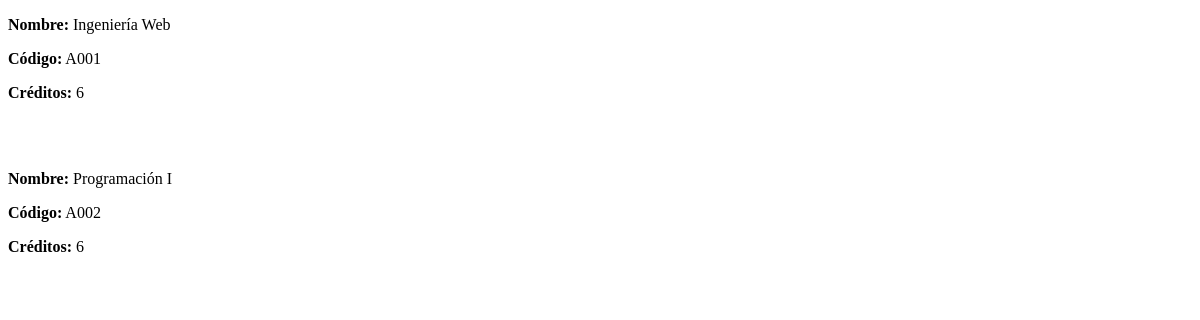
Before: /myapp/universidades/listadouniversidades/asignaturas.html with the older database file.
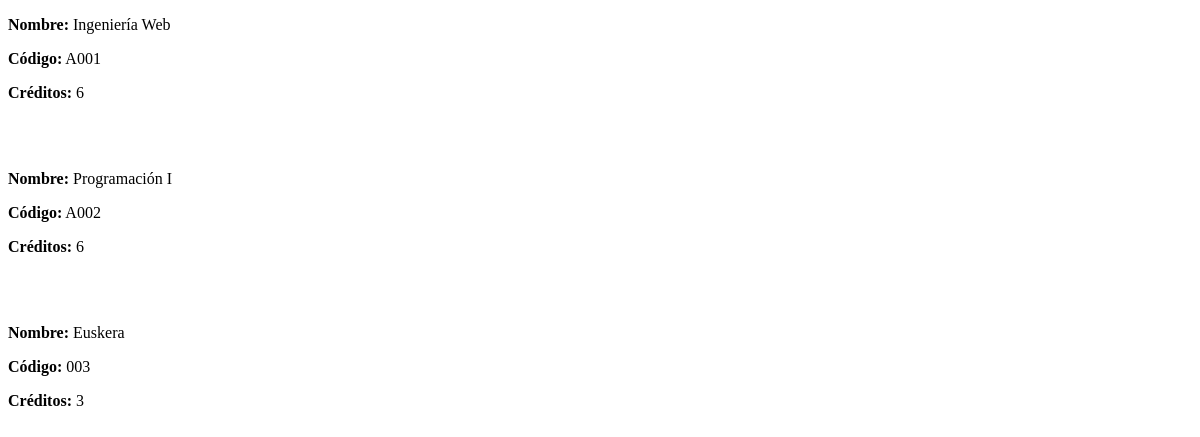
After: the same page with the newer database file.
### myapp/models.py (models this page shows)
class Asignatura(models.Model):
    grados = models.ForeignKey(Grado, on_delete=models.CASCADE) #Asiganturas que se ofrecen en cada grado
    nombre = models.CharField(max_length=50)
    cod = models.CharField(max_length=12)
    creditos = models.IntegerField(default=6)

### myapp/views.py (the view)
# urls.py: path('universidades/listadouniversidades/asignaturas.html', views.listado_asignaturas, name='listado_asignaturas'),
def listado_asignaturas(request):
    asignatura = Asignatura.objects.all()
    clave = {'asignaturas': asignatura}
    return render(request, 'asignaturas.html', clave)

### myapp/templates/asignaturas.html (shortened to what this page needs)
<!DOCTYPE html>
<html lang="en">
<head>
</head>
<body>
    {% for asignatura in asignaturas %}
        <p><strong>Nombre:</strong> {{ asignatura.nombre }}</p>
        <p><strong>Código:</strong> {{ asignatura.cod }}</p>
        <p><strong>Créditos:</strong> {{ asignatura.creditos }}</p>
        <br><br>
    {% endfor %}
</body>
</html>

Changed rows visible on the page:
added Asignatura: nombre "Euskera", cod "003", creditos "3"
